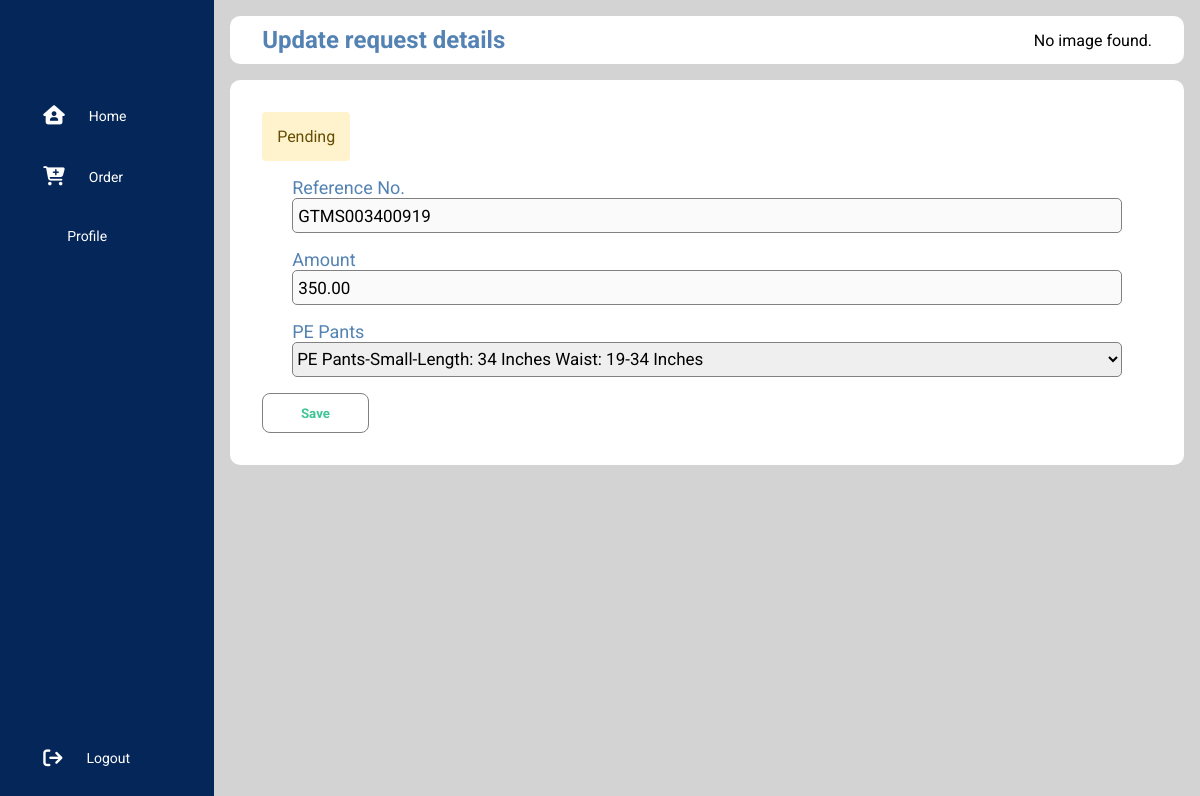
Page /user/update_request.php?oid=67 (signed in) on the committed database.
### tables this page shows
CREATE TABLE `orders` (
  `id` int(11) NOT NULL,
  `reference_no` varchar(15) NOT NULL,
  `student_id` varchar(20) NOT NULL,
  `amount` varchar(50) NOT NULL,
  `garment_type` varchar(50) NOT NULL,
  `garment_id` varchar(25) NOT NULL,
  `gender` varchar(10) NOT NULL,
  `notes` varchar(555) NOT NULL,
  `status` varchar(20) NOT NULL,
  `created` datetime NOT NULL DEFAULT current_timestamp(),
  `modified` timestamp NOT NULL DEFAULT current_timestamp()
);

### object/order.php (called while the page is built, shortened)
<?php
class Order{
    private $conn;
    private $table_name = "orders";
    public $id;
    public function __construct($db){
        $this->conn = $db;
    }
    function readOne(){
        $query = "SELECT student_id, reference_no, amount, garment_type, garment_id, gender, notes, status, created
                    FROM
                    " . $this->table_name . "
                    WHERE
                    id = ?
                    LIMIT 0,1";
        $stmt = $this->conn->prepare($query);
        $stmt->bindParam(1, $this->id);
        $stmt->execute();
        $row = $stmt->fetch(PDO::FETCH_ASSOC);
        $this->reference_no = $row['reference_no'];
        $this->amount = $row['amount'];
        $this->gender = $row['gender'];
        $this->status = $row['status'];
    }
}
?>

### object/garment_size.php (called while the page is built, shortened)
<?php
class Garmentsize{
    private $conn;
    private $table_name = "garment_sizes";
    public $gender;
    public $garment_type;
    public function __construct($db){
        $this->conn = $db;
    }
    function read(){
        $query = "SELECT
                    id, size, garment_type, gender, garment_measure
                FROM
                ". $this->table_name . "
                WHERE gender = ? && garment_type = ? ";
        $stmt = $this->conn->prepare($query);
        $stmt->bindParam(1, $this->gender);
        $stmt->bindParam(2, $this->garment_type);
        $stmt->execute();
        return $stmt;
    }
}
?>

### user/update_request.php (the view, shortened to what this page needs)
<?php
$id = isset($_GET['oid']) ? $_GET['oid'] : die('Error: ID not Found');
include_once '../object/order.php';
include_once '../object/garment_size.php';
$database = new Database();
$db = $database->getConnection();
$order = new Order($db);
$garment_size = new Garmentsize($db);
$order->id = $id;
$order->readOne();
include_once 'sidebar.php';
include_once 'layout_head.php';
?>
<form action="<?php echo htmlspecialchars($_SERVER["PHP_SELF"]) . "?oid={$id}"; ?>" method="POST">
    <div class="panel_container" id="profile-container">
        <div class="panel_wrapper">
            <?php
            if ($order->status == "Declined") {
                echo "<div class='status-message-declined'>";
                echo $order->status;
                echo "</div>";
            } elseif ($order->status == "Approved") {
                echo "<div class='status-message-approved'>";
                echo $order->status;
                echo "</div>";
            } elseif ($order->status == "Updated") {
                echo "<div class='status-message-updated'>";
                echo $order->status;
                echo "</div>";
            }
             else {
                echo "<div class='status-message-pending'>";
                echo $order->status;
                echo "</div>";
            }
            ?>
            <div class="input_container">
                <label>Reference No.</label>
                <input type="text" value="<?php echo $order->reference_no; ?>" disabled>
            </div>
            <div class="input_container">
                <label>Amount</label>
                <input type="text" value="<?php echo $order->amount; ?>" disabled>
            </div>
            <?php
                if ($order->gender == "Male") {
                    if ($order->garment_type == "Polo" || $order->garment_type == "Pants" || $order->garment_type == "SHS Polo") {
                        echo "<div class='input_container'>";
                        echo "<label>$order->garment_type</label>";
                        $garment_size->gender = $order->gender;
                        $garment_size->garment_type = $order->garment_type;
                        $stmt = $garment_size->read();
                            echo "<select name='garment_id' required>";
                                echo "<option disabled>Select Polo Size</option>";
                                while ($row_polo_size = $stmt->fetch(PDO::FETCH_ASSOC)) {
                                    extract($row_polo_size);
                                    $garment_id = $row_polo_size['id'];
                                    if ($order->garment_id == $garment_id) {
                                        echo "<option value='{$garment_id}'selected>{$size} - {$garment_measure}</option>";
                                    } else {
                                        echo "<option value='{$id}'>{$size} - {$garment_measure}</option>";
                                    }
                                }
                        echo "</select>";
                    }elseif ($order->garment_type == "PE Polo Shirt") {
                        echo "<label>$order->garment_type</label>";
                        echo "<div class='input_container'>";
                        echo "<label>Polo</label>";
                        $garment_size->gender = $order->gender;
                        $garment_size->garment_type = "Polo";
                        $stmt = $garment_size->read();
                            echo "<select name='polo_id' required>";
                                echo "<option disabled>Select Polo Size</option>";
                                while ($row_polo_size = $stmt->fetch(PDO::FETCH_ASSOC)) {
                                    extract($row_polo_size);
                                    echo "<option value='{$id}'>{$size} - {$garment_measure}</option>";
                                }
                        echo "</select>";
                        echo "<label>Pants</label>";
                        $garment_size->gender = $order->gender;
                        $garment_size->garment_type = "Pants";
                        $stmt = $garment_size->read();
                            echo "<select name='pants_id' required>";
                                echo "<option disabled>Select Pants Size</option>";
                                while ($row_pants_size = $stmt->fetch(PDO::FETCH_ASSOC)) {
                                    extract($row_pants_size);
                                    echo "<option value='{$id}'>{$size} - {$garment_measure}</option>";
                                }
                        echo "</select>";
                    }
                }else{
                    $garment_size->gender = "Both";
                    $garment_size->garment_type = "PE Pants";
                    $stmt = $garment_size->read();
                    echo "<div class='input_container'>";
                    echo "<label>PE Pants</label>";
                        echo "<select name='garment_id' required>";
                            while ($row_pe_pants_size = $stmt->fetch(PDO::FETCH_ASSOC)) {
                                extract($row_pe_pants_size);
                                echo "<option value='{$id}'>{$garment_type}-{$size}-{$garment_measure}</option>";
                            }
                    echo "</select>";
                }
            ?>
        </div>
        <div class="btn_container">
                <button class="btn_save">Save</button>
        </div>
    </div>
</form>
<?php include_once 'layout_foot.php'; ?>

### libs/css/user-style.css (style rules this page uses)
* { margin: 0; padding: 0; border: none; outline: none; box-sizing: border-box; font-family: Roboto; }
body { display: flex; }
.panel_container { background: white; padding: 2rem; border-radius: 10px; margin: auto; }
.panel_wrapper { display: flex; flex-wrap: wrap; gap: 1rem; }
.btn_container { margin-right: 5px; }
.btn_save { width: 8em; height: 3em; cursor: pointer; border: 1px solid gray; border-radius: 0.5rem; color: #3fc495; font-weight: bold; margin-right: 5px; background-color: #fff; box-shadow: rgba(0, 0, 0, 0.1); transition-duration: 0.2s; }
.input_container { width: 100%; display: flex; flex-direction: column; margin: 0 30px;; }
.input_container label { color: #5483b3; font-size: 18px; }
.input_container input { height: 35px; border: 1.5px solid gray; border-radius: 5px; color: black; font-size: 17px; padding: 5px; }
.input_container select { height: 35px; border: 1.5px solid gray; border-radius: 5px; color: black; font-size: 17px; text-transform: capitalize; }
.status-message-pending { color: #664d03; background-color: #fff3cd; border-color: #ffecb5; border-radius: .25rem; padding: 15px; }

### rows in the picture
orders: status "Pending", reference_no "GTMS003400919", amount "350.00"

### other values in the picture
$page_title "Update request details"
form field garment_id "PE Pants-small-Length: 34 inches Waist: 19-34 inches"
